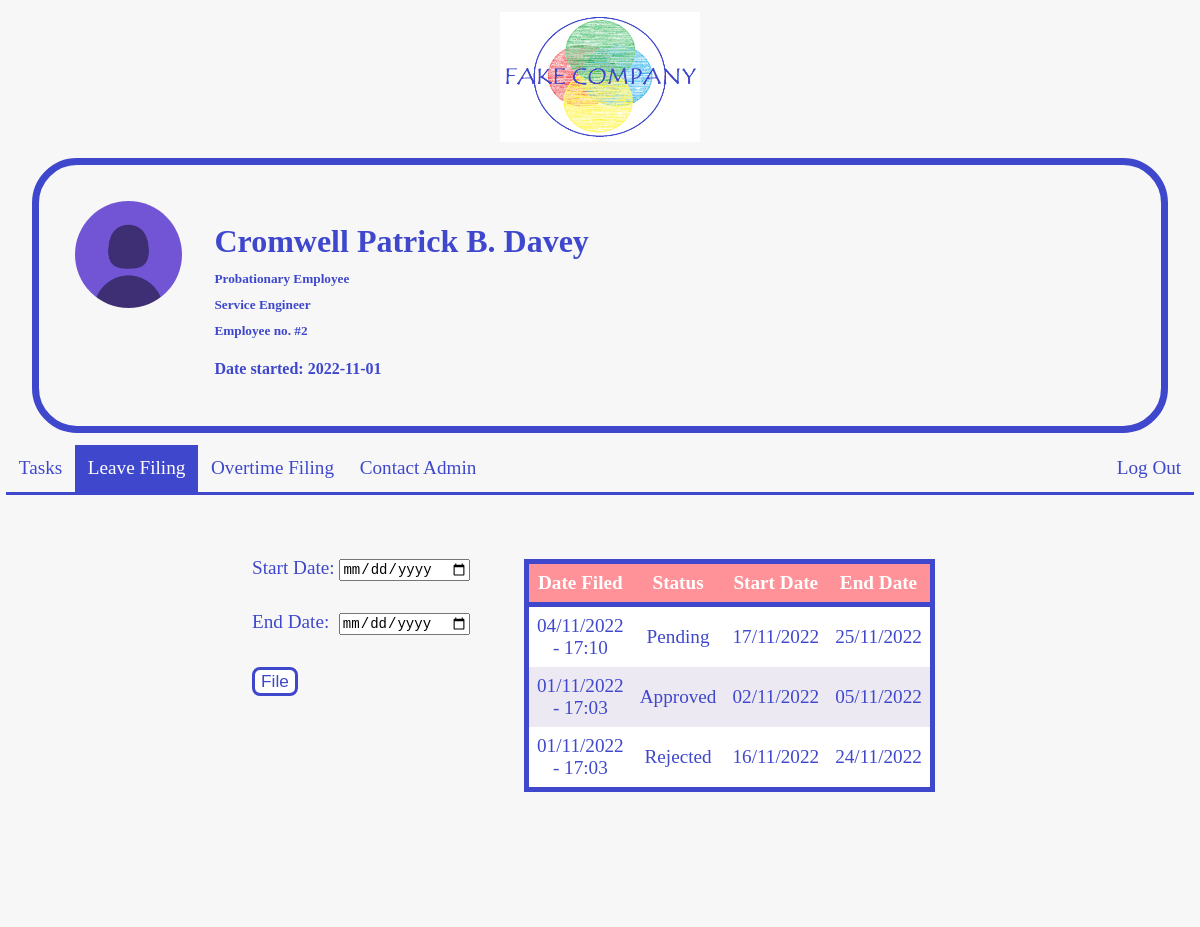
The app's page /leave_file (signed in) with its own data.
### tables this page shows
CREATE TABLE "users" (
	"id"	INTEGER NOT NULL,
	"username"	TEXT NOT NULL,
	"hash"	TEXT NOT NULL UNIQUE,
	"employee_name"	TEXT NOT NULL UNIQUE,
	"employee_number"	INTEGER NOT NULL UNIQUE,
	"employee_type"	TEXT NOT NULL,
	"employee_position"	TEXT NOT NULL,
	"date_started"	TEXT DEFAULT (date('now')),
	PRIMARY KEY("id" AUTOINCREMENT)
);

CREATE TABLE "leaves" (
	"leave_id"	INTEGER,
	"user_id"	INTEGER,
	"date_filed"	TEXT,
	"status"	TEXT DEFAULT 'Pending',
	"start_date"	TEXT NOT NULL,
	"end_date"	TEXT NOT NULL,
	FOREIGN KEY("user_id") REFERENCES "users"("id"),
	PRIMARY KEY("leave_id")
);

### app.py (the view, shortened to what this page needs)
@app.route("/leave_file", methods = ["GET", "POST"])
@login_required
def leave_file():
    leaves = db.query(Leaves).filter_by(user_id = session["user_id"]).order_by(Leaves.date_filed.desc()).all()
    return render_template("leave_file.html", leaves=leaves)

### app.py (called while the page is built)
@app.after_request
def after_request(response):
    response.headers["Cache-Control"] = "no-cache, no-store, must-revalidate"
    response.headers["Expires"] = 0
    response.headers["Pragma"] = "no-cache"
    return response

@app.context_processor
def homepage_items():
    user = None
    position = None
    user_managers = db.query(Users).filter_by(employee_position = "Manager").all()
    if session.get("user_id"):
        user = db.query(Users).filter_by(id = session["user_id"]).scalar()
        position = db.query(Users).filter_by(id = session["user_id"]).scalar().employee_position
    return dict(user = user, position = position, user_managers=user_managers)

### functions.py (called while the page is built)
def login_required(f):
    @wraps(f)
    def decorated_function(*args, **kwargs):
        if session.get("user_id") is None:
            return redirect("/login")
        return f(*args, **kwargs)
    return decorated_function

### templates/leave_file.html (shortened to what this page needs)
{% extends "layout.html" %}
{% block main %}
    <div class="user_ot_leave">
        <div>
            <form class="leave_form" action="/leave_file" method="post">
                <label for="date_start">Start Date:</label>
                <input autofocus type="date" id="date_start" name="date_start">
                <label for="date_end">End Date:</label>
                <input type="date" id="date_end" name="date_end">
                <button id="submit_file" type="submit">File</button>
            </form>
        </div>
        <div>
            <table class="table" id="leave">
                <thead>
                    <tr>
                        <th>Date Filed</th>
                        <th>Status</th>
                        <th>Start Date</th>
                        <th>End Date</th>
                    </tr>
                </thead>
                <tbody>
                    {% for leave in leaves %}
                        <tr>
                            <td> {{ leave.date_filed }} </td>
                            <td id="status">{{ leave.status }}</td>
                            <td>{{ leave.start_date }}</td>
                            <td>{{ leave.end_date }}</td>
                        </tr>
                    {% endfor %}
                </tbody>
            </table>
        </div>
    </div>
{% endblock %}

### templates/layout.html (shortened to what this page needs)
<!DOCTYPE html>
<html lang="en">
    <head>
        <link href="/static/styles.css" rel="stylesheet">
    </head>
    <body style="margin: 0;">
        <div class="container">
            <div class="logo">
                <img height="130" width="200" src="/static/company_logo.png" alt="company_logo">
            </div>
            <div class="user_info_container">
                <div class="user_image">
                    <img class="dp" style="border-radius: 50%;" src="/static/user_profile_placeholder.jpg" alt="profile">
                </div>
                <div class="user_info">
                    <div class="user_info_details">
                        <h3 style="font-size: 2rem;">{{user.employee_name}}</h3>
                        <h5>{{user.employee_type}}</h5>
                        <h5>{{user.employee_position}}</h5>
                        <h5>Employee no. #{{user.employee_number}}</h5>
                        <h4>Date started: {{user.date_started}}</h5>
                    </div>
                </div>
            </div>
            {% if position == "Manager" %}
                <nav class="navigation_bar">
                    <ul class="nav_1">
                        <li><a href="/">To Do</a></li>
                        <li><a href="/give_tasks">Give Tasks</a></li>
                        <li><a href="/filed_leaves">Filed Leaves</a></li>
                        <li><a href="/filed_overtimes">Filed Overtimes</a></li>
                        <li><a href="/contact_admin">Contact Admin</a></li>
                        <li><a href="/logout">Log Out</a></li>
                </nav>
            {% else %}
                <nav class="navigation_bar">
                    <ul class="nav_1">
                        <li><a href="/">Tasks</a></li>
                        <li><a href="/leave_file">Leave Filing</a></li>
                        <li><a href="/overtime_file">Overtime Filing</a></li>
                        <li><a href="/contact_admin">Contact Admin</a></li>
                        <li><a href="/logout">Log Out</a></li>
                </nav>
            {% endif %}
            <main class="container_main">
                {% block main %}{% endblock %}
            </main>
        </div>
    </body>
</html>

### static/styles.css (style rules this page uses)
button { border: 3px solid #3f48cc; color: #3f48cc; border-radius: 0.5rem; font-size: 115%; background-color: white; }
.active, .active:hover { background-color: #3f48cc; }
.container { position:static; }
.logo { text-align: center; padding: 1%; }
.user_info_container { padding: 3% 1% 3% 3%; margin-left: 2rem; margin-right: 2rem; border: 7px solid #3f48cc; border-style: solid; border-radius: 45px; border-color: #3f48cc; display: flex; }
.dp { max-width: 100%; width: auto; height: auto; }
.user_image { width: 10%; }
.user_info { display: inline-block; margin-left: 2rem; }
.user_info_details { color: #3f48cc; position: relative; top: 10px; }
.user_info_details h3, .user_info_details h5 { margin-bottom: 0; margin-top: 10px; }
.navigation_bar { overflow: hidden; margin-left: 0.5%; margin-right: 0.5%; margin-top: 1%; border-bottom: 3px solid #3f48cc; }
.nav_1 { list-style-type: none; margin: 0; padding: 0; overflow: hidden; }
.nav_1 li { float: left; }
.nav_1 li:last-child { float: right; }
.nav_1 li a { display: block; color: #3f48cc; text-align: center; padding: 0.8rem; font-size: 120%; text-decoration: none; }
.container, .container_main, .user_info, .navigation_bar, .nav_1, .container_main { background-color: #f7f7f7; }
.container_main { padding-top: 2rem; margin: 0; margin-left: auto; margin-right: auto; display:flex; flex-direction: column; align-items:center; overflow: auto; height: 25rem; }
.table { border: 5px solid #3f48cc; border-radius: 50px; font-size: 120%; text-align: center; border-collapse: collapse; color: #3f48cc; }
.table th { border-bottom: 5px solid #3f48cc; background-color: #fe9298; color: white; }
.table tr:nth-child(even) { background-color: #ede9f3; }
.table tr:nth-child(odd) { background-color: white; }
.user_ot_leave { position: relative; display: flex; max-width: 50%; right: 3rem; font-size: 120%; }
#leave { width: 90%; font-size: 100%; margin-top: 2rem; margin-left: 2rem; }
#leave th, #leave td { padding: 0.5rem; }
.leave_form { border-radius: 0.3rem; width: 15rem; margin: auto; background-color: #f7f7f7; color: #3f48cc; text-align: left; }
.leave_form input[type="date"], .leave_form button { margin-top: 2rem; font-size: 90%; }
#date_end { margin-left: 4.8px; }
h2, h3 { margin: 0; line-height: 2.5rem; }

### records on screen
users: employee_name "Cromwell Patrick B. Davey", employee_type "Probationary Employee", employee_position "Service Engineer", employee_number "2", date_started "2022-11-01"
leaves: date_filed "04/11/2022 - 17:10", status "Pending", start_date "17/11/2022", end_date "25/11/2022"
leaves: date_filed "01/11/2022 - 17:03", status "Approved", start_date "02/11/2022", end_date "05/11/2022"
leaves: date_filed "01/11/2022 - 17:03", status "Rejected", start_date "16/11/2022", end_date "24/11/2022"
